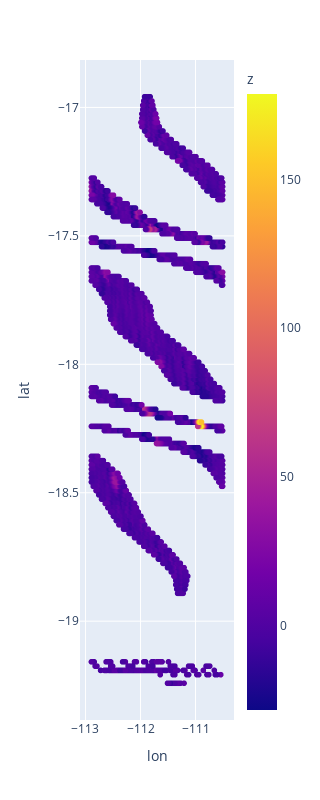

Source (notebook cell):
### Code cell
y_true = px.scatter(X_test, x='lon', y='lat', color='z')
y_true.update_layout(
        width=320,
        height=800,
        xaxis=dict(type='linear', autorange=True),  # Adjust x-axis properties
        yaxis=dict(type='linear', autorange=True),  # Adjust y-axis properties
    )

### Figure 1 — Plotly figure (JSON) as saved in the notebook; plotly's stock layout.template omitted (floating-point values rounded to 4 significant figures; data arrays with more than 128 entries replaced by an {"elided": "..."} marker saying what was removed)
{"data": [{"hovertemplate": "lon=%{x}<br>lat=%{y}<br>z=%{marker.color}<extra></extra>", "legendgroup": "", "marker": {"color": {"elided": "4147 float values"}, "coloraxis": "coloraxis", "symbol": "circle"}, "mode": "markers", "name": "", "showlegend": false, "type": "scattergl", "x": {"elided": "4147 float values"}, "xaxis": "x", "y": {"elided": "4147 float values"}, "yaxis": "y"}], "layout": {"coloraxis": {"colorbar": {"title": {"text": "z"}}, "colorscale": [[0, "#0d0887"], [0.1111, "#46039f"], [0.2222, "#7201a8"], [0.3333, "#9c179e"], [0.4444, "#bd3786"], [0.5556, "#d8576b"], [0.6667, "#ed7953"], [0.7778, "#fb9f3a"], [0.8889, "#fdca26"], [1, "#f0f921"]]}, "height": 800, "legend": {"tracegroupgap": 0}, "margin": {"t": 60}, "width": 320, "xaxis": {"anchor": "y", "autorange": true, "domain": [0, 1], "title": {"text": "lon"}, "type": "linear"}, "yaxis": {"anchor": "x", "autorange": true, "domain": [0, 1], "title": {"text": "lat"}, "type": "linear"}}}
